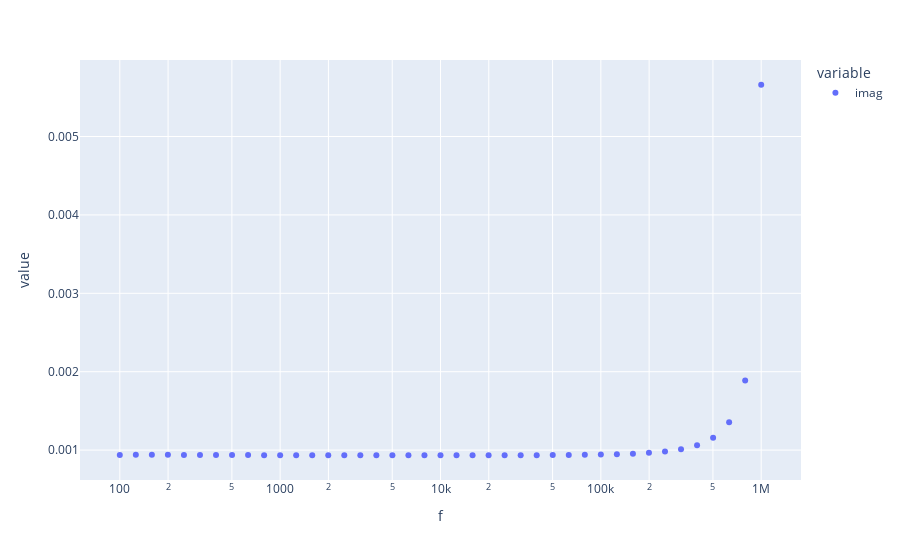

Notebook source saved alongside this figure:
### Code cell
px.scatter(exp.df0.groupby('f').imag.mean()/exp.f,log_x=True)
